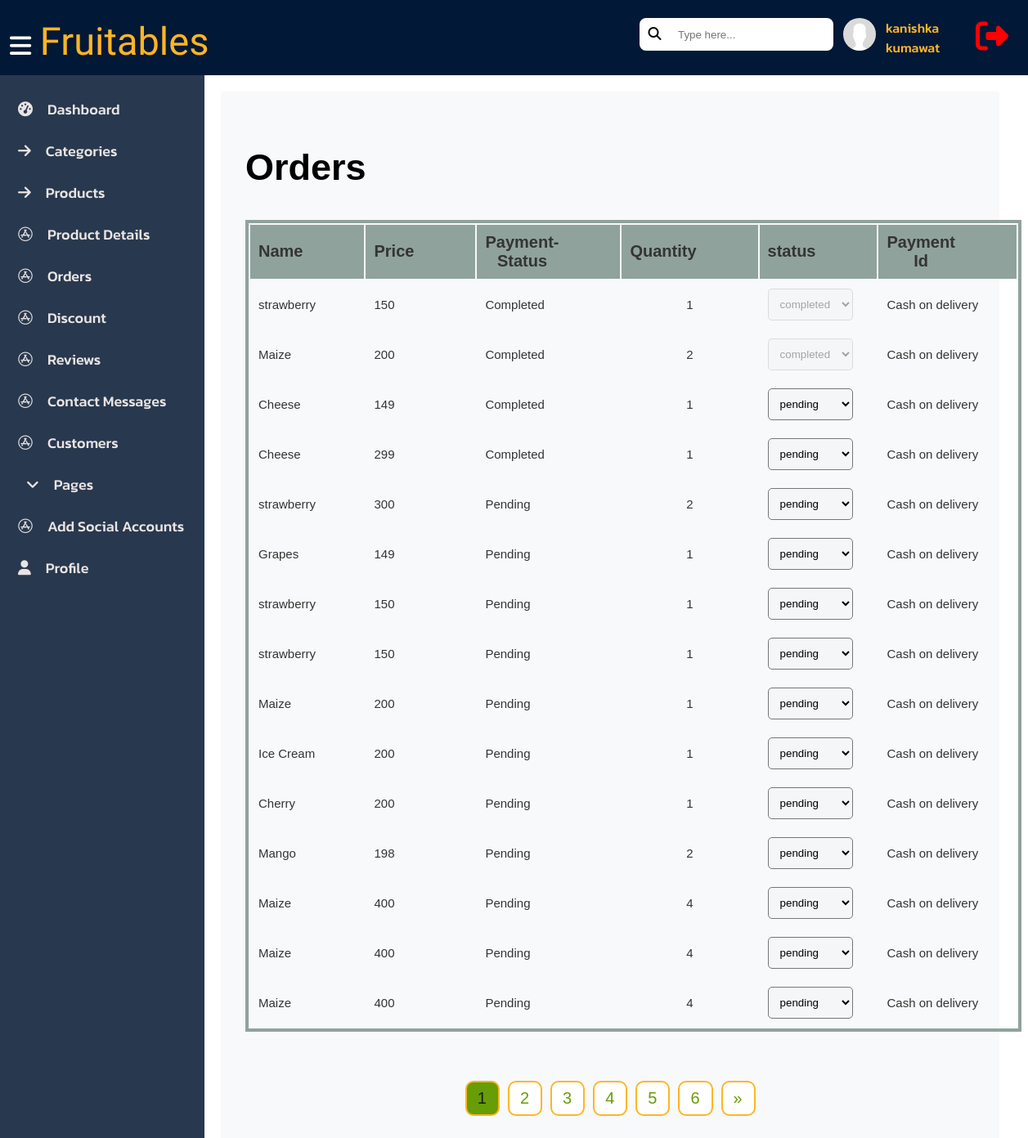
/admin/pages/orders.php (signed in), run on the app's committed database.
### tables this page shows
CREATE TABLE `orders` (
  `id` int(20) NOT NULL,
  `address_id` int(20) NOT NULL,
  `user_id` int(20) NOT NULL,
  `product_id` int(20) NOT NULL,
  `image` varchar(225) NOT NULL,
  `p_name` varchar(225) NOT NULL,
  `price` varchar(225) NOT NULL,
  `quantity` int(20) NOT NULL,
  `payment_status` varchar(225) NOT NULL,
  `date` varchar(225) NOT NULL DEFAULT current_timestamp(),
  `sale_price` int(11) DEFAULT NULL,
  `payment_id` varchar(20) NOT NULL,
  `status` varchar(255) DEFAULT 'pending',
  `cancellation_reason` text NOT NULL
);

### admin/pages/orders.php (the view, shortened to what this page needs)
<?php
include('connectmysql.php');
if($_SERVER["REQUEST_METHOD"] == "GET"){
  $limit = 15;
  $page = isset($_GET['page']) ? $_GET['page'] : 1;
  $offset = ($page - 1) * $limit;
  $order_data = "SELECT * FROM orders LIMIT $limit OFFSET $offset";
    $result = $conn->query($order_data);
  $total_products_query = "SELECT COUNT(*) AS total FROM orders";
  $total_products_result = $conn->query($total_products_query);
  $total_products_row = $total_products_result->fetch_assoc();
  $total_products = $total_products_row['total'];
  $total_pages = ceil($total_products / $limit);
}
include("navbar.php");
?>
  <div class="container-categories-products">
    <section>
      <div class="container-sidenav">
        <?php include('sidenavbar.php')?>
      </div>
      <div class="add_categories_products">
        <div class="heading">
          <h1>Orders</h1>
        </div>
        <table class="table-contant">
          <thead class="table-head">
            <tr>
              <th style="text-align: center;">Name</th>
              <th style="text-align: center;">Price</th>
              <th style="text-align: center;">Payment-Status</th>
              <th style="text-align: center;">Quantity</th>
              <th style="text-align: center;">status</th>
              <th style="text-align: center;">Payment Id</th>
            </tr>
          </thead>
          <tbody class="table-body">
            <?php while($rows = $result->fetch_assoc()){
                      if(!empty($rows['sale_price'])|| $rows['sale_price'] != 0){
                        $price = $rows['sale_price'];
                      }else{
                        $price = $rows['price'];
                      }
                    ?>
            <tr>
              <td>
                <?= $rows['p_name'];?>
              </td>
              <td>
                <?= $price * $rows['quantity'];?>
              </td>
              <td class="payment_status">
                <?= $rows['payment_status']?>
              </td>
              <td style="text-align: center;">
                <?= $rows['quantity'];?>
              </td>
              <td>
              <form method="POST" action="orders.php" class="status-form">
                  <select name="status" onchange="handleStatusChange(this, <?= $rows['id']; ?>)" class="status" <?= $rows['status'] == 'completed' ? 'disabled' : ''; ?>>
                    <option value="pending" <?= $rows['status'] == 'pending' ? 'selected' : ''; ?>>pending</option>
                    <option value="completed" <?= $rows['status'] == 'completed' ? 'selected' : ''; ?>>completed</option>
                  </select>
                </form>
              </td>
              <td>
              <?= !empty($rows['payment_id'])? $rows['payment_id']: 'Cash on delivery';?></td>
            </tr>
            <?php
                    }
                    ?>
          </tbody>
        </table>
        <div class="pagination">
            <?php for ($i = 1; $i <= $total_pages; $i++): ?>
            <a href="?page=<?= $i ?>" class="rounded <?= $i == $page ? 'active' : '' ?>"><?= $i ?>
            </a>
            <?php endfor; ?>
            <?php if ($page < $total_pages): ?>
            <a href="?page=<?= $page + 1 ?>"class="rounded">&raquo;</a>
            <?php endif; ?>
        </div>
      </div>
    </section>
  </div>
</body>
</html>

### admin/pages/pcss/dashboard.css (style rules this page uses)
.container-sidenav { width: 20%; display: contents; }

### admin/pages/pcss/form.css (style rules this page uses)
section { display: flex; }

### admin/pages/pcss/pages.css (style rules this page uses)
body { font-family: "Ubuntu", sans-serif; font-weight: 500; font-style: normal; }
section { display: flex; }

### admin/pages/pcss/products.css (style rules this page uses)
section { display: flex; }
.container-sidenav { width: 20%; display: contents; }
.add_categories_products { width: 71%; border: none; margin: 20px; padding: 30px; background-color: #f8f9fa; border-radius: 3px; font-family: "Poppins", sans-serif; font-weight: 170; font-style: normal; }
.table-contant { border:4px solid rgb(144, 162, 156); }
thead { background-color: rgb(144, 162, 156); }
.heading { display: flex; justify-content: space-between; font-size: 30px; }
.table-head th { padding: 10px; padding-right: 75px; font-size: 20px; color: rgb(52, 52, 52); }
.table-body td { padding: 10px; font-size: 15px; color: rgb(52, 52, 52); }
.pagination { display: flex; justify-content: center; }
.pagination a { border: 2px solid #ffb524; border-radius: 10px; margin: 5px; margin-top: 60px; padding: 8px; padding-left: 13px; padding-right: 14px; text-decoration: none; color: #679d06; background-color: #fff; font-size: 20px; }
.pagination a.active { background-color: #679d06; color: rgb(29, 28, 28); }
.status { padding: 10px; border-radius: 5px; background-color: #f4f6f8; }

### admin/pages/pcss/orders.css (style rules this page uses)
section { display: flex; }
.heading { display: flex; justify-content: space-between; font-size: 30px; }

### admin/pages/pcss/top-navbar.css (style rules this page uses)
body { margin: 0%; }

### data on the page
orders: p_name "strawberry", $price*$rows['quantity'] "150", payment_status "Completed", quantity "1", status "completed", payment_id "Cash on delivery"
orders: p_name "Maize", $price * $rows['quantity'] "200", payment_status "Completed", quantity "2", status "completed", payment_id "Cash on delivery"
orders: p_name "Cheese", $price*$rows['quantity'] "149", payment_status "Completed", quantity "1", status "pending", payment_id "Cash on delivery"
orders: p_name "Cheese", $price*$rows['quantity'] "299", payment_status "Completed", quantity "1", status "pending", payment_id "Cash on delivery"
orders: p_name "strawberry", $price * $rows['quantity'] "300", payment_status "Pending", quantity "2", status "pending", payment_id "Cash on delivery"
orders: p_name "Grapes", $price*$rows['quantity'] "149", payment_status "Pending", quantity "1", status "pending", payment_id "Cash on delivery"
orders: p_name "strawberry", $price*$rows['quantity'] "150", payment_status "Pending", quantity "1", status "pending", payment_id "Cash on delivery"
orders: p_name "strawberry", $price*$rows['quantity'] "150", payment_status "Pending", quantity "1", status "pending", payment_id "Cash on delivery"
orders: p_name "Maize", $price*$rows['quantity'] "200", payment_status "Pending", quantity "1", status "pending", payment_id "Cash on delivery"
orders: p_name "Ice Cream", $price*$rows['quantity'] "200", payment_status "Pending", quantity "1", status "pending", payment_id "Cash on delivery"
orders: p_name "Cherry", $price*$rows['quantity'] "200", payment_status "Pending", quantity "1", status "pending", payment_id "Cash on delivery"
orders: p_name "Mango", $price * $rows['quantity'] "198", payment_status "Pending", quantity "2", status "pending", payment_id "Cash on delivery"
orders: p_name "Maize", $price * $rows['quantity'] "400", payment_status "Pending", quantity "4", status "pending", payment_id "Cash on delivery"
orders: p_name "Maize", $price * $rows['quantity'] "400", payment_status "Pending", quantity "4", status "pending", payment_id "Cash on delivery"
orders: p_name "Maize", $price * $rows['quantity'] "400", payment_status "Pending", quantity "4", status "pending", payment_id "Cash on delivery"

### other printed values
$userdetails['userName'] "kanishka kumawat"
